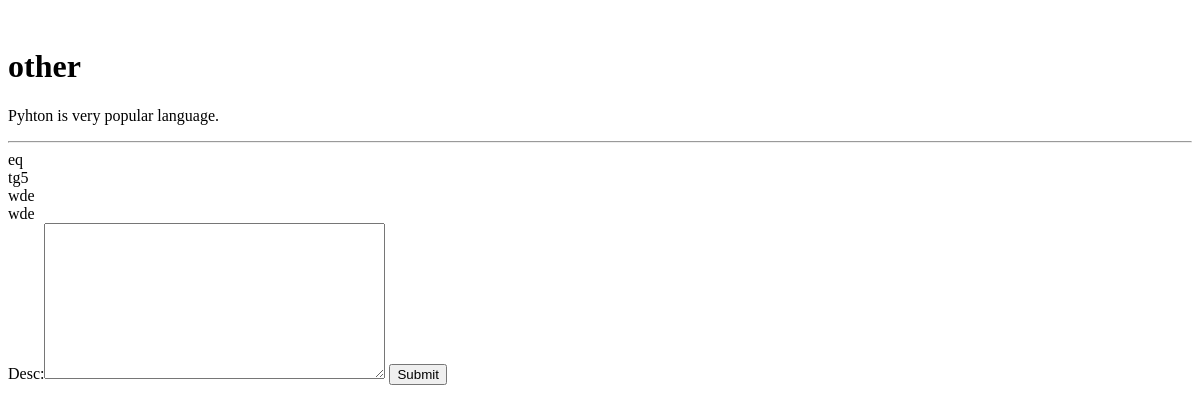
Page /home/18/ on the earlier database version.
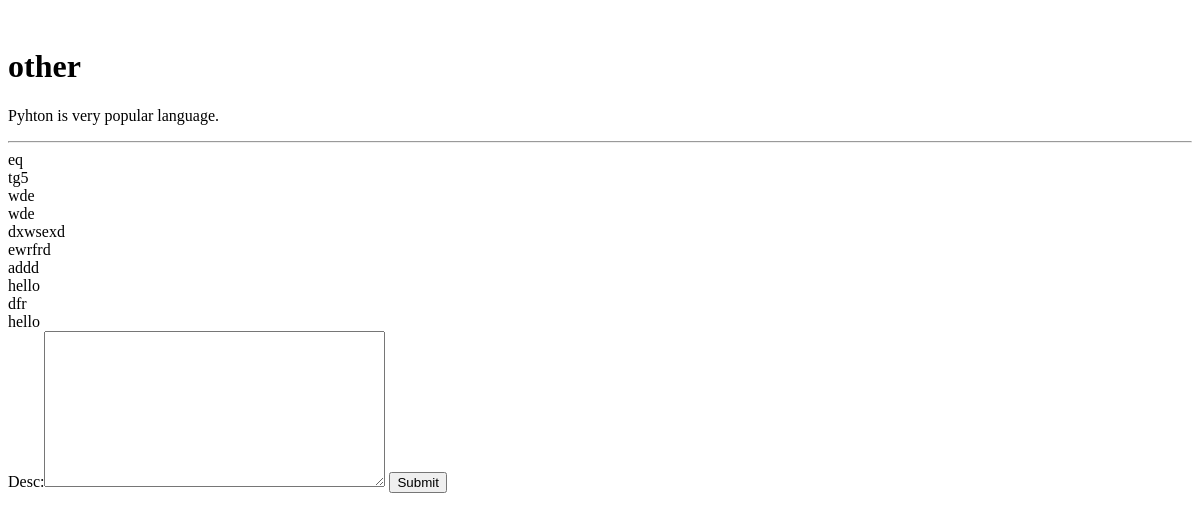
Same page on the later database version.
### Forum_app/models.py (models this page shows, shortened)
class Comment(models.Model):
    user = models.ForeignKey(settings.AUTH_USER_MODEL, on_delete=models.CASCADE)
    forum = models.ForeignKey(forum, on_delete=models.CASCADE)
    desc = models.TextField()
    created_at = models.DateTimeField(auto_now_add=True)

### Forum_app/views.py (the view)
# urls.py: path('<int:id>/',views.get, name="getById"),
def get(request,id):
    Forum = forum.objects.get(pk=id)
    comment = Comment.objects.filter(forum=Forum)
    context = {
        'forum':Forum,
        'comments':comment,
        'form_comment':CommentForm
        }
    return render(request, 'forum_detail.html', context)

### Forum_app/templates/forum_detail.html (shortened to what this page needs)
{% block content %}
<div class="card box container">
	<br>
	<h5 class="card-title">
		<h1 >{{forum.topic}}</h1>
		<div class="card-body container">
				<p >{{forum.description}}</p>
			</h5>
			<hr>
			{%for comment in comments%}
			   {{comment.desc}}
			   <br>
			{%endfor%}
	<form method="post"  action="{% url 'addcomment' %}">
	  	{{form_comment}}
	  	<input type="submit" name="Add Comment" >
	</form>
</div>
{% endblock %}

Differences in the rows shown:
added Comment: desc "dxwsexd"
added Comment: desc "ewrfrd"
added Comment: desc "addd"
added Comment: desc "hello"
added Comment: desc "dfr"
added Comment: desc "hello"
